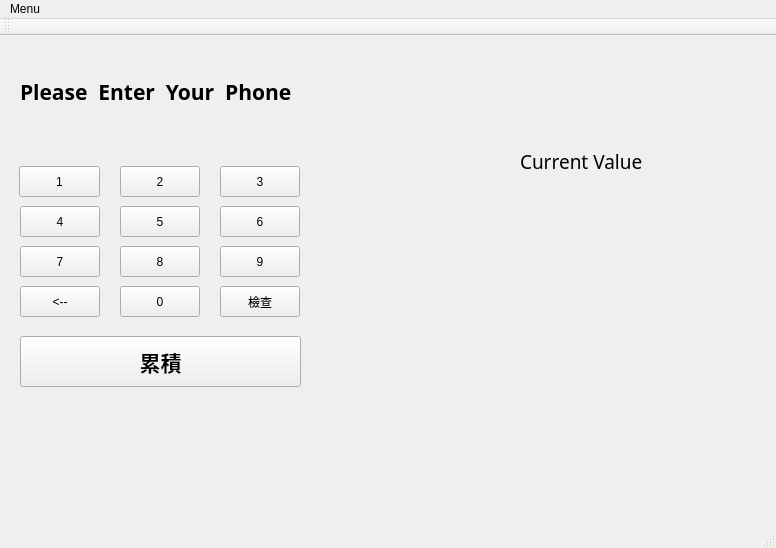
<?xml version="1.0" encoding="UTF-8"?>
<ui version="4.0">
 <class>phone_enter</class>
 <widget class="QMainWindow" name="phone_enter">
  <property name="geometry">
   <rect>
    <x>0</x>
    <y>0</y>
    <width>776</width>
    <height>548</height>
   </rect>
  </property>
  <property name="windowTitle">
   <string>phone_enter</string>
  </property>
  <widget class="QWidget" name="centralWidget">
   <widget class="QLabel" name="label">
    <property name="geometry">
     <rect>
      <x>20</x>
      <y>10</y>
      <width>291</width>
      <height>91</height>
     </rect>
    </property>
    <property name="font">
     <font>
      <family>Agency FB</family>
      <pointsize>16</pointsize>
      <weight>75</weight>
      <bold>true</bold>
     </font>
    </property>
    <property name="text">
     <string>Please  Enter  Your  Phone </string>
    </property>
   </widget>
   <widget class="QPushButton" name="pushButton_1">
    <property name="geometry">
     <rect>
      <x>19</x>
      <y>130</y>
      <width>81</width>
      <height>31</height>
     </rect>
    </property>
    <property name="text">
     <string>1</string>
    </property>
   </widget>
   <widget class="QPushButton" name="pushButton_4">
    <property name="geometry">
     <rect>
      <x>20</x>
      <y>170</y>
      <width>80</width>
      <height>31</height>
     </rect>
    </property>
    <property name="text">
     <string>4</string>
    </property>
   </widget>
   <widget class="QPushButton" name="pushButton_7">
    <property name="geometry">
     <rect>
      <x>20</x>
      <y>210</y>
      <width>80</width>
      <height>31</height>
     </rect>
    </property>
    <property name="text">
     <string>7</string>
    </property>
   </widget>
   <widget class="QPushButton" name="pushButton_back">
    <property name="geometry">
     <rect>
      <x>20</x>
      <y>250</y>
      <width>80</width>
      <height>31</height>
     </rect>
    </property>
    <property name="text">
     <string>&lt;--</string>
    </property>
   </widget>
   <widget class="QPushButton" name="pushButton_2">
    <property name="geometry">
     <rect>
      <x>120</x>
      <y>130</y>
      <width>80</width>
      <height>31</height>
     </rect>
    </property>
    <property name="text">
     <string>2</string>
    </property>
   </widget>
   <widget class="QPushButton" name="pushButton_3">
    <property name="geometry">
     <rect>
      <x>220</x>
      <y>130</y>
      <width>80</width>
      <height>31</height>
     </rect>
    </property>
    <property name="text">
     <string>3</string>
    </property>
   </widget>
   <widget class="QPushButton" name="pushButton_5">
    <property name="geometry">
     <rect>
      <x>120</x>
      <y>170</y>
      <width>80</width>
      <height>31</height>
     </rect>
    </property>
    <property name="text">
     <string>5</string>
    </property>
   </widget>
   <widget class="QPushButton" name="pushButton_6">
    <property name="geometry">
     <rect>
      <x>220</x>
      <y>170</y>
      <width>80</width>
      <height>31</height>
     </rect>
    </property>
    <property name="text">
     <string>6</string>
    </property>
   </widget>
   <widget class="QPushButton" name="pushButton_8">
    <property name="geometry">
     <rect>
      <x>120</x>
      <y>210</y>
      <width>80</width>
      <height>31</height>
     </rect>
    </property>
    <property name="text">
     <string>8</string>
    </property>
   </widget>
   <widget class="QPushButton" name="pushButton_9">
    <property name="geometry">
     <rect>
      <x>220</x>
      <y>210</y>
      <width>80</width>
      <height>31</height>
     </rect>
    </property>
    <property name="text">
     <string>9</string>
    </property>
   </widget>
   <widget class="QPushButton" name="pushButton_0">
    <property name="geometry">
     <rect>
      <x>120</x>
      <y>250</y>
      <width>80</width>
      <height>31</height>
     </rect>
    </property>
    <property name="text">
     <string>0</string>
    </property>
   </widget>
   <widget class="QPushButton" name="pushButton_ok">
    <property name="geometry">
     <rect>
      <x>220</x>
      <y>250</y>
      <width>80</width>
      <height>31</height>
     </rect>
    </property>
    <property name="text">
     <string>檢查</string>
    </property>
   </widget>
   <widget class="QLabel" name="pic">
    <property name="geometry">
     <rect>
      <x>290</x>
      <y>340</y>
      <width>251</width>
      <height>191</height>
     </rect>
    </property>
    <property name="text">
     <string/>
    </property>
   </widget>
   <widget class="QLabel" name="labelphone">
    <property name="geometry">
     <rect>
      <x>390</x>
      <y>30</y>
      <width>351</width>
      <height>51</height>
     </rect>
    </property>
    <property name="font">
     <font>
      <family>Agency FB</family>
      <pointsize>12</pointsize>
     </font>
    </property>
    <property name="text">
     <string/>
    </property>
   </widget>
   <widget class="QLabel" name="point">
    <property name="geometry">
     <rect>
      <x>520</x>
      <y>150</y>
      <width>141</width>
      <height>121</height>
     </rect>
    </property>
    <property name="font">
     <font>
      <family>Agency FB</family>
      <pointsize>20</pointsize>
     </font>
    </property>
    <property name="text">
     <string/>
    </property>
   </widget>
   <widget class="QPushButton" name="pushButton_add">
    <property name="geometry">
     <rect>
      <x>20</x>
      <y>300</y>
      <width>281</width>
      <height>51</height>
     </rect>
    </property>
    <property name="font">
     <font>
      <family>微軟正黑體</family>
      <pointsize>16</pointsize>
      <weight>75</weight>
      <bold>true</bold>
     </font>
    </property>
    <property name="text">
     <string>累積</string>
    </property>
   </widget>
   <widget class="QLabel" name="label_2">
    <property name="geometry">
     <rect>
      <x>520</x>
      <y>100</y>
      <width>391</width>
      <height>51</height>
     </rect>
    </property>
    <property name="font">
     <font>
      <family>Agency FB</family>
      <pointsize>14</pointsize>
     </font>
    </property>
    <property name="text">
     <string>Current Value</string>
    </property>
   </widget>
  </widget>
  <widget class="QMenuBar" name="menuBar">
   <property name="geometry">
    <rect>
     <x>0</x>
     <y>0</y>
     <width>776</width>
     <height>17</height>
    </rect>
   </property>
   <widget class="QMenu" name="menuMenu">
    <property name="title">
     <string>Menu</string>
    </property>
    <addaction name="actionExit"/>
   </widget>
   <addaction name="menuMenu"/>
  </widget>
  <widget class="QToolBar" name="mainToolBar">
   <attribute name="toolBarArea">
    <enum>TopToolBarArea</enum>
   </attribute>
   <attribute name="toolBarBreak">
    <bool>false</bool>
   </attribute>
  </widget>
  <widget class="QStatusBar" name="statusBar"/>
  <action name="actionExit">
   <property name="text">
    <string>Exit</string>
   </property>
  </action>
  <action name="actionRestart">
   <property name="text">
    <string>Restart</string>
   </property>
  </action>
 </widget>
 <layoutdefault spacing="6" margin="11"/>
 <resources/>
 <connections>
  <connection>
   <sender>actionExit</sender>
   <signal>triggered()</signal>
   <receiver>phone_enter</receiver>
   <slot>close()</slot>
   <hints>
    <hint type="sourcelabel">
     <x>-1</x>
     <y>-1</y>
    </hint>
    <hint type="destinationlabel">
     <x>199</x>
     <y>149</y>
    </hint>
   </hints>
  </connection>
 </connections>
</ui>
